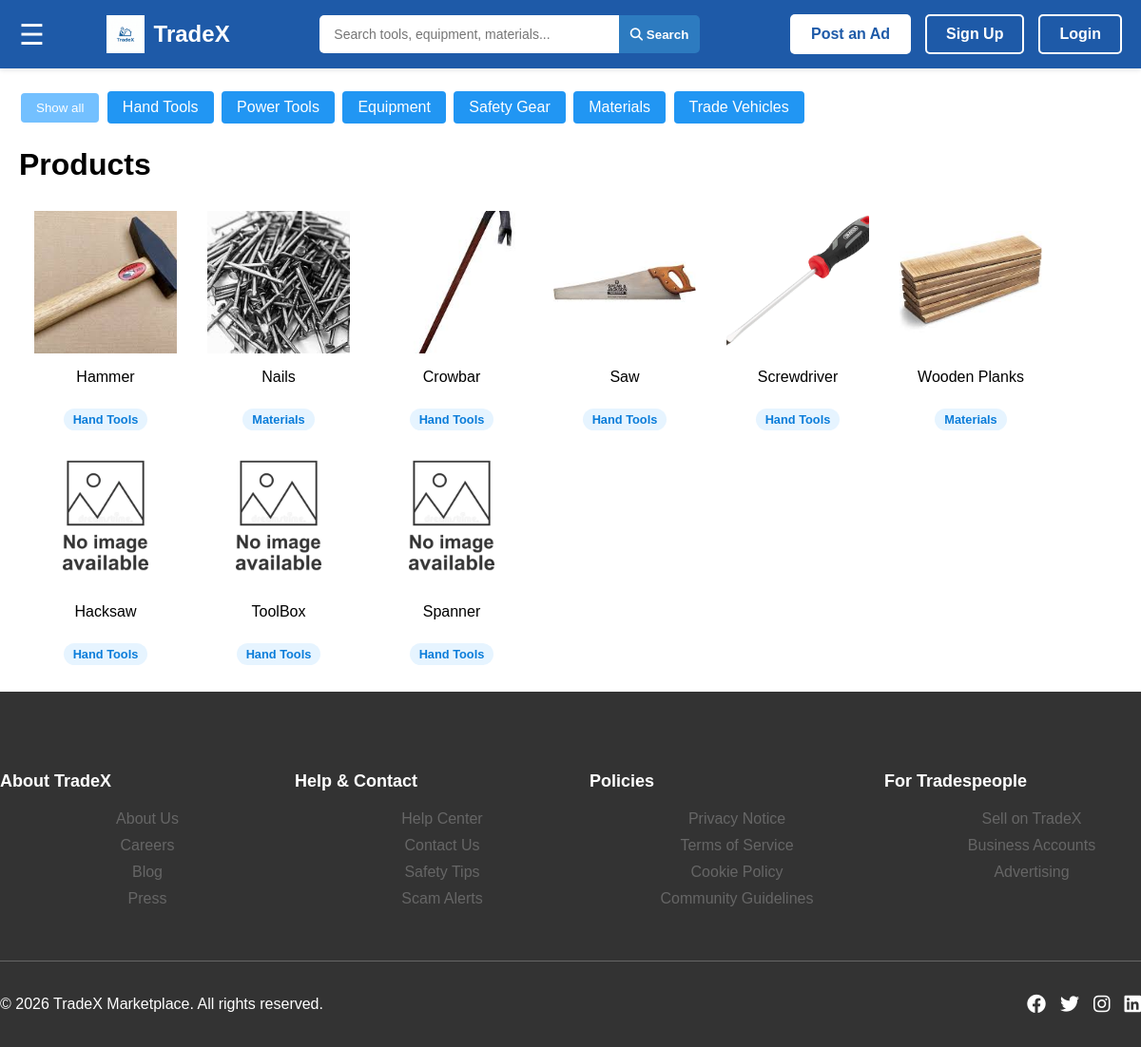
Before: /products/ with the older database file.
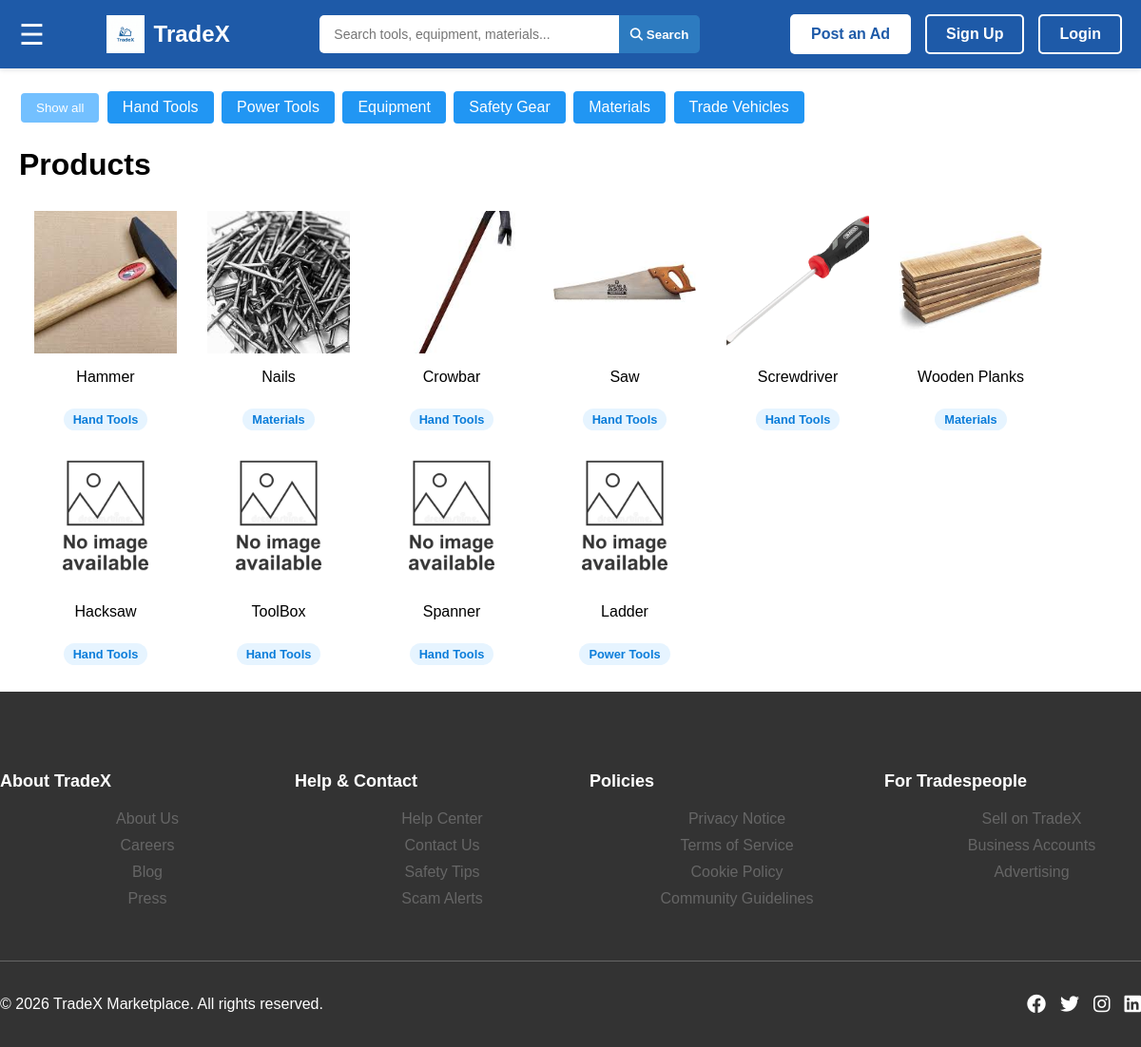
After: the same page with the newer database file.
### myapp/models.py (models this page shows, shortened)
class Category(models.Model):
    name = models.CharField(max_length=100)

class Listing(models.Model):
    title = models.CharField(max_length=50)
    description = models.CharField(max_length=200)
    price = models.DecimalField(max_digits=20, decimal_places=2)
    createdDate = models.DateTimeField(auto_now_add=True)
    user = models.ForeignKey(User, on_delete=models.CASCADE)
    creditAccount = models.ForeignKey(CreditAccount, on_delete=models.CASCADE)
    location = models.ForeignKey(Location, on_delete=models.CASCADE)
    category = models.ForeignKey('Category', on_delete=models.CASCADE)
    condition = models.CharField(max_length=10, choices=MaterialCondition.choices)
    status = models.CharField(max_length=10, choices=ListingStatus.choices)
    credit_awarded_on_sale = models.BooleanField(default=False)

class Photo(models.Model):
    image_url = models.URLField()
    uploadedDate = models.DateTimeField(auto_now_add=True)
    isPrimary = models.BooleanField(default=True)
    listing = models.ForeignKey(Listing, on_delete=models.CASCADE)
    category = models.ForeignKey(Category, on_delete=models.CASCADE)

### myapp/views.py (the view, shortened to what this page needs)
# urls.py: path("products/", views.products, name="products"),
def products(request):
    discover_categories = _discover_categories_queryset(with_counts=True)
    listings = Listing.objects.filter(status=ListingStatus.ACTIVE)
    category_filter = request.GET.get("category", "").strip()
    listings_with_photos = []
    for listing in listings:
        primary_photo = listing.photo_set.filter(isPrimary=True).first()
        listings_with_photos.append({"listing": listing, "primary_photo": primary_photo})
    discovered_categories = (
        Category.objects.annotate(listing_count=Count("listing"))
        .order_by("-listing_count", "name")
    )
    return render(request, "product-page/products.html", {
        **get_nav_context(request),
        "listings_with_photos": listings_with_photos,
        "discovered_categories": discover_categories,
    })

### myapp/views.py (called while the page is built)
def _discover_categories_queryset(with_counts=False):
    for category_name in DISCOVER_CATEGORY_NAMES:
        Category.objects.get_or_create(name=category_name)
    custom_order = Case(
        *[When(name=name, then=position) for position, name in enumerate(DISCOVER_CATEGORY_NAMES)],
        output_field=IntegerField(),
    )
    queryset = Category.objects.filter(name__in=DISCOVER_CATEGORY_NAMES).annotate(sort_order=custom_order)
    if with_counts:
        queryset = queryset.annotate(listing_count=Count("listing"))
    return queryset.order_by("sort_order")

def get_nav_context(request):
    user_id = request.session.get("user_id")
    user = None
    if user_id:
        try:
            user = User.objects.get(id=user_id)
        except User.DoesNotExist:
            pass
    return {"user_id": user_id, "user": user}

### myapp/templates/product-page/products.html (shortened to what this page needs)
{% load static %}
<!DOCTYPE html>
<html>
<head>
    <link rel="stylesheet" type="text/css" href="{% static 'products-page/products.css' %}">
    <link rel="stylesheet" type="text/css" href="{% static 'styles/styles.css' %}">
    <link rel="stylesheet" href="https://cdnjs.cloudflare.com/ajax/libs/font-awesome/6.4.0/css/all.min.css">
</head>
<body>
    <nav class="navbar">
        <div class="nav-container">
            <span id="openNavBtn" style="font-size:30px;cursor:pointer;color:white;">&#9776;</span>
            <a href="{% url 'home' %}" class="logo">
                <img src="{% static 'images/tradex-logo.png' %}" alt="TradeX Logo">
                <span>TradeX</span>
            </a>
            <form class="search-bar" method="GET" action="{% url 'products' %}">
                <input type="text"
                    name="q"
                    placeholder="Search tools, equipment, materials..."
                    value="{{ search_query }}">
                <button type="submit" class="search-btn">
                    <i class="fas fa-search"></i> Search
                </button>
            </form>
            <div class="nav-actions">
                {% if user_id %}
                    <span class="user-greeting">Hi, {{ user.username }}!</span>
                    <a href="{% url 'create_listing' %}" class="btn btn-primary">Post an Ad</a>
                    <a href="{% url 'profile' %}" class="btn btn-secondary">My Profile</a>
                    <a href="{% url 'logout' %}" class="btn btn-outline">Logout</a>
                {% else %}
                    <a href="{% url 'create_listing' %}" class="btn btn-primary">Post an Ad</a>
                    <a href="{% url 'register' %}" class="btn btn-secondary">Sign Up</a>
                    <a href="{% url 'login' %}" class="btn btn-outline">Login</a>
                {% endif %}
            </div>
        </div>
    </nav>
    <div id="main">
        <div id="filterButtons">
            <button class="filter-btn active" onclick="filterSelection('all')"> Show all</button>
            {% for category in discovered_categories %}
                <a class="filter-btn category-link-btn" href="{% url 'products' %}?category={{ category.name|slugify }}">{{ category.name }}</a>
            {% endfor %}
         </div>
        <h1>Products</h1>
            <div class="row">
                {% for item in listings_with_photos %}
                <div class="container">
                    <div class="filterButtonContainer {{ item.listing.category.name|lower }}">
                        <a href="{% url 'product_details' item.listing.id %}">
                            {% if item.primary_photo %}
                                <img src="{{ item.primary_photo.image_url }}" alt="{{ item.listing.title }}" class="product-image">
                            {% else %}
                                <img src="{% static 'images/placeholder.webp' %}" alt="{{ item.listing.title }}" class="product-image">
                            {% endif %}
                            <p>{{ item.listing.title }}</p>
                            <span class="listing-category-btn">{{ item.listing.category.name }}</span>
                        </a>
                    </div>
                </div>
                {% endfor %}
            </div>
    </div>
    <footer class="footer">
        <div class="container">
            <div class="footer-grid">
                <div class="footer-section">
                    <h4>About TradeX</h4>
                    <ul>
                        <li><a href="#">About Us</a></li>
                        <li><a href="#">Careers</a></li>
                        <li><a href="#">Blog</a></li>
                        <li><a href="#">Press</a></li>
                    </ul>
                </div>
                <div class="footer-section">
                    <h4>Help & Contact</h4>
                    <ul>
                        <li><a href="#">Help Center</a></li>
                        <li><a href="#">Contact Us</a></li>
                        <li><a href="#">Safety Tips</a></li>
                        <li><a href="#">Scam Alerts</a></li>
                    </ul>
                </div>
                <div class="footer-section">
                    <h4>Policies</h4>
                    <ul>
                        <li><a href="#">Privacy Notice</a></li>
                        <li><a href="#">Terms of Service</a></li>
                        <li><a href="#">Cookie Policy</a></li>
                        <li><a href="#">Community Guidelines</a></li>
                    </ul>
                </div>
                <div class="footer-section">
                    <h4>For Tradespeople</h4>
                    <ul>
                        <li><a href="{% url 'create_listing' %}">Sell on TradeX</a></li>
                        <li><a href="#">Business Accounts</a></li>
                        <li><a href="#">Advertising</a></li>
                    </ul>
                </div>
            </div>
            <div class="footer-bottom">
                <p>&copy; {% now "Y" %} TradeX Marketplace. All rights reserved.</p>
                <div class="social-links">
                    <a href="#"><i class="fab fa-facebook"></i></a>
                    <a href="#"><i class="fab fa-twitter"></i></a>
                    <a href="#"><i class="fab fa-instagram"></i></a>
                    <a href="#"><i class="fab fa-linkedin"></i></a>
                </div>
            </div>
        </div>
    </footer>
</body>
</html>

### myapp/static/products-page/products.css (style rules this page uses)
body { font-family: Arial, sans-serif; margin: 0; padding: 0; }
.row { display: flex; flex-wrap: wrap; }
.product-image { width: 150px; height: 150px; object-fit: cover; }
.container a { text-decoration: none; color: black; display: flex; flex-direction: column; align-items: center; }
.filterButtonContainer { float: left; color: white; text-align: center; padding: 8px 16px; cursor: pointer; transition: background-color 0.3s; display: none; }
.filterButtonContainer.show { display: block; }
.filter-btn { background-color: #2196F3; color: white; border: none; outline: none; padding: 8px 16px; cursor: pointer; border-radius: 4px; transition: background-color 0.3s; margin: 4px 2px; }
.filter-btn.active { background-color: #73c0ff; }
.category-link-btn { text-decoration: none; display: inline-block; }
.listing-category-btn { margin-top: 8px; padding: 4px 10px; border-radius: 999px; background-color: #e6f4ff; color: #0b7dda; font-size: 0.8rem; font-weight: 600; }

### myapp/static/styles/styles.css (style rules this page uses)
:root { --primary-blue: #1E5AA8; --secondary-blue: #2D7BC0; --light-blue: #E8F1F8; --white: #FFFFFF; --dark-gray: #333333; --medium-gray: #666666; --light-gray: #F5F5F5; --border-color: #DDDDDD; }
.nav-container { max-width: 1400px; margin: 0 auto; padding: 0 20px; display: flex; align-items: center; justify-content: space-between; }
.navbar { background-color: var(--primary-blue); padding: 15px 0; position: sticky; top: 0; z-index: 1000; box-shadow: 0 2px 5px rgba(0,0,0,0.1); }
.logo { display: flex; align-items: center; gap: 10px; text-decoration: none; color: var(--white); font-size: 24px; font-weight: bold; }
.logo img { height: 40px; width: auto; }
.search-bar { display: flex; flex: 1; max-width: 400px; margin: 0 30px; }
.search-bar input { flex: 1; padding: 12px 15px; border: none; border-radius: 5px 0 0 5px; font-size: 14px; outline: none; }
.search-btn { padding: 4px 12px; background-color: var(--secondary-blue); color: var(--white); border: none; border-radius: 0 5px 5px 0; cursor: pointer; font-weight: bold; }
.nav-actions { display: flex; align-items: center; gap: 15px; }
.btn { padding: 10px 20px; border-radius: 5px; text-decoration: none; font-weight: bold; cursor: pointer; transition: all 0.3s ease; display: inline-block; border: 2px solid transparent; }
.btn-primary { background-color: var(--white); color: var(--primary-blue); }
.btn-secondary { background-color: transparent; color: var(--white); border: 2px solid var(--white); }
.btn-outline { background-color: transparent; color: var(--white); border: 2px solid var(--white); }
#main { transition: margin-left .5s; padding: 20px; }
.footer { background-color: var(--dark-gray); color: var(--white); padding: 60px 0 20px; }
.footer-grid { display: grid; grid-template-columns: repeat(auto-fit, minmax(200px, 1fr)); gap: 40px; margin-bottom: 40px; }
.footer-section h4 { margin-bottom: 20px; color: var(--white); font-size: 18px; }
.footer-section ul { list-style: none; }
.footer-section ul li { margin-bottom: 10px; }
.footer-section ul li a { color: var(--medium-gray); text-decoration: none; transition: color 0.3s ease; }
.footer-bottom { display: flex; justify-content: space-between; align-items: center; padding-top: 20px; border-top: 1px solid var(--medium-gray); }
.social-links { display: flex; gap: 15px; }
.social-links a { color: var(--white); font-size: 20px; transition: color 0.3s ease; }

Changed rows visible on the page:
added Listing: listing "Ladder", listing.category.name "Power Tools"
